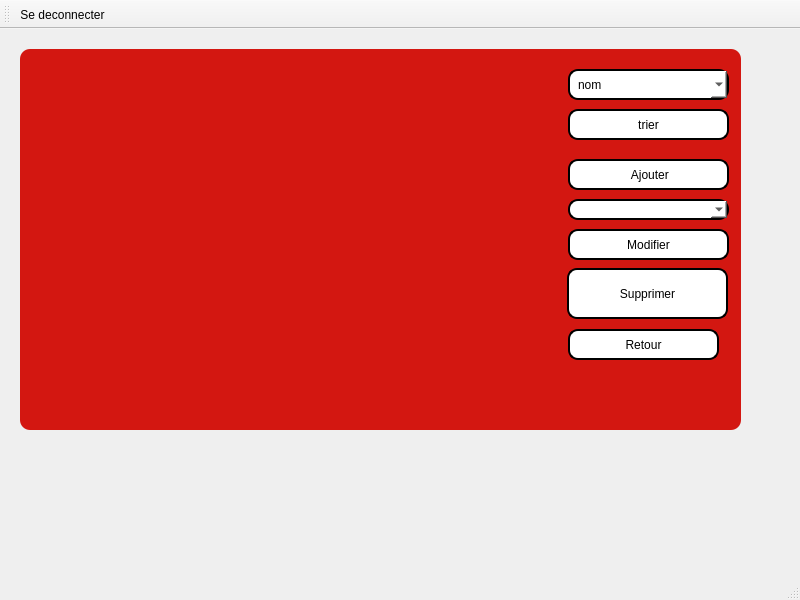
<?xml version="1.0" encoding="UTF-8"?>
<ui version="4.0">
 <class>gestion_mustpha</class>
 <widget class="QMainWindow" name="gestion_mustpha">
  <property name="geometry">
   <rect>
    <x>0</x>
    <y>0</y>
    <width>800</width>
    <height>600</height>
   </rect>
  </property>
  <property name="windowTitle">
   <string>MainWindow</string>
  </property>
  <property name="styleSheet">
   <string notr="true">background-image: url(:/res/img/bg.png);</string>
  </property>
  <widget class="QWidget" name="centralwidget">
   <widget class="QStackedWidget" name="stackedWidget">
    <property name="geometry">
     <rect>
      <x>20</x>
      <y>20</y>
      <width>721</width>
      <height>381</height>
     </rect>
    </property>
    <property name="styleSheet">
     <string notr="true">
font: 75 14pt &quot;MS Shell Dlg 2&quot;;
border-radius: 10px;
padding: 0 8px;

font: bold, &quot;Comic Sans MS&quot;;;
text-align:center;
background-color:rgb(197, 39, 39);
background-color: rgb(197, 16, 16);

background-color: rgb(211, 23, 17);</string>
    </property>
    <property name="currentIndex">
     <number>4</number>
    </property>
    <widget class="QWidget" name="page">
     <widget class="QPushButton" name="pushButton">
      <property name="geometry">
       <rect>
        <x>210</x>
        <y>90</y>
        <width>331</width>
        <height>81</height>
       </rect>
      </property>
      <property name="styleSheet">
       <string notr="true">border: 2px solid black;
font: 75 8pt &quot;MS Shell Dlg 2&quot;;
border-radius: 10px;
padding: 0 8px;
background:white;
font: bold, &quot;Comic Sans MS&quot;;;
text-align:center;</string>
      </property>
      <property name="text">
       <string>Gestion des Invités</string>
      </property>
     </widget>
     <widget class="QPushButton" name="pushButton_5">
      <property name="geometry">
       <rect>
        <x>210</x>
        <y>220</y>
        <width>331</width>
        <height>81</height>
       </rect>
      </property>
      <property name="styleSheet">
       <string notr="true">border: 2px solid black;
font: 75 8pt &quot;MS Shell Dlg 2&quot;;
border-radius: 10px;
padding: 0 8px;
background:white;
font: bold, &quot;Comic Sans MS&quot;;;
text-align:center;</string>
      </property>
      <property name="text">
       <string>Gestion des Programmes</string>
      </property>
     </widget>
    </widget>
    <widget class="QWidget" name="page_2">
     <widget class="QTableView" name="T_invite">
      <property name="geometry">
       <rect>
        <x>10</x>
        <y>10</y>
        <width>431</width>
        <height>311</height>
       </rect>
      </property>
      <property name="styleSheet">
       <string notr="true">
color: rgb(0, 0, 0);
font: 75 8pt &quot;MS Shell Dlg 2&quot;;
border-radius: 10px;
padding: 0 8px;
background:white;
font: bold, &quot;Comic Sans MS&quot;;;
text-align:center;</string>
      </property>
     </widget>
     <widget class="QPushButton" name="B_modifierinv">
      <property name="geometry">
       <rect>
        <x>540</x>
        <y>140</y>
        <width>151</width>
        <height>31</height>
       </rect>
      </property>
      <property name="styleSheet">
       <string notr="true">border: 2px solid black;
font: 75 8pt &quot;MS Shell Dlg 2&quot;;
border-radius: 10px;
padding: 0 8px;
background:white;
font: bold, &quot;Comic Sans MS&quot;;;
text-align:center;</string>
      </property>
      <property name="text">
       <string>Modifier</string>
      </property>
     </widget>
     <widget class="QPushButton" name="B_supprimerrinv">
      <property name="geometry">
       <rect>
        <x>540</x>
        <y>180</y>
        <width>151</width>
        <height>31</height>
       </rect>
      </property>
      <property name="styleSheet">
       <string notr="true">border: 2px solid black;
font: 75 8pt &quot;MS Shell Dlg 2&quot;;
border-radius: 10px;
padding: 0 8px;
background:white;
font: bold, &quot;Comic Sans MS&quot;;;
text-align:center;</string>
      </property>
      <property name="text">
       <string>Supprimer</string>
      </property>
     </widget>
     <widget class="QPushButton" name="B_Ajouterinv">
      <property name="geometry">
       <rect>
        <x>540</x>
        <y>70</y>
        <width>151</width>
        <height>31</height>
       </rect>
      </property>
      <property name="styleSheet">
       <string notr="true">border: 2px solid black;
font: 75 8pt &quot;MS Shell Dlg 2&quot;;
border-radius: 10px;
padding: 0 8px;
background:white;
font: bold, &quot;Comic Sans MS&quot;;;
text-align:center;</string>
      </property>
      <property name="text">
       <string> Ajouter</string>
      </property>
      <property name="icon">
       <iconset>
        <normaloff>:/ressources/image/add.png</normaloff>:/ressources/image/add.png</iconset>
      </property>
     </widget>
     <widget class="QComboBox" name="CB_idInv">
      <property name="geometry">
       <rect>
        <x>540</x>
        <y>110</y>
        <width>151</width>
        <height>21</height>
       </rect>
      </property>
      <property name="styleSheet">
       <string notr="true">border: 2px solid black;
font: 75 8pt &quot;MS Shell Dlg 2&quot;;
border-radius: 10px;
padding: 0 8px;
background:white;
font: bold, &quot;Comic Sans MS&quot;;;
text-align:center;</string>
      </property>
     </widget>
     <widget class="QComboBox" name="boxi">
      <property name="geometry">
       <rect>
        <x>440</x>
        <y>10</y>
        <width>111</width>
        <height>31</height>
       </rect>
      </property>
      <property name="styleSheet">
       <string notr="true">border: 2px solid black;
font: 75 8pt &quot;MS Shell Dlg 2&quot;;
border-radius: 10px;
padding: 0 8px;
background:white;
font: bold, &quot;Comic Sans MS&quot;;;
text-align:center;</string>
      </property>
      <item>
       <property name="text">
        <string>nom</string>
       </property>
      </item>
      <item>
       <property name="text">
        <string>prenom</string>
       </property>
      </item>
     </widget>
     <widget class="QLineEdit" name="lineEdit">
      <property name="geometry">
       <rect>
        <x>560</x>
        <y>10</y>
        <width>121</width>
        <height>31</height>
       </rect>
      </property>
      <property name="placeholderText">
       <string>rechercher</string>
      </property>
     </widget>
     <widget class="QPushButton" name="pushButton_2">
      <property name="geometry">
       <rect>
        <x>544</x>
        <y>222</y>
        <width>151</width>
        <height>31</height>
       </rect>
      </property>
      <property name="styleSheet">
       <string notr="true">border: 2px solid black;
font: 75 8pt &quot;MS Shell Dlg 2&quot;;
border-radius: 10px;
padding: 0 8px;
background:white;
font: bold, &quot;Comic Sans MS&quot;;;
text-align:center;</string>
      </property>
      <property name="text">
       <string>Pdf</string>
      </property>
     </widget>
     <widget class="QPushButton" name="B_retour">
      <property name="geometry">
       <rect>
        <x>540</x>
        <y>270</y>
        <width>151</width>
        <height>31</height>
       </rect>
      </property>
      <property name="styleSheet">
       <string notr="true">border: 2px solid black;
font: 75 8pt &quot;MS Shell Dlg 2&quot;;
border-radius: 10px;
padding: 0 8px;
background:white;
font: bold, &quot;Comic Sans MS&quot;;;
text-align:center;</string>
      </property>
      <property name="text">
       <string>Retour</string>
      </property>
     </widget>
    </widget>
    <widget class="QWidget" name="page_3">
     <widget class="QLabel" name="L_Nomin">
      <property name="geometry">
       <rect>
        <x>50</x>
        <y>90</y>
        <width>151</width>
        <height>31</height>
       </rect>
      </property>
      <property name="styleSheet">
       <string notr="true">backgroung:red;
</string>
      </property>
      <property name="text">
       <string>Nom :</string>
      </property>
     </widget>
     <widget class="QLabel" name="L_prenomin">
      <property name="geometry">
       <rect>
        <x>50</x>
        <y>160</y>
        <width>151</width>
        <height>31</height>
       </rect>
      </property>
      <property name="styleSheet">
       <string notr="true">backgroung:red;
</string>
      </property>
      <property name="text">
       <string>Prenom :</string>
      </property>
     </widget>
     <widget class="QLabel" name="L_adressein">
      <property name="geometry">
       <rect>
        <x>50</x>
        <y>220</y>
        <width>151</width>
        <height>31</height>
       </rect>
      </property>
      <property name="styleSheet">
       <string notr="true">backgroung:red;
</string>
      </property>
      <property name="text">
       <string>Adresse :</string>
      </property>
     </widget>
     <widget class="QLineEdit" name="LE_Anominv">
      <property name="geometry">
       <rect>
        <x>252</x>
        <y>100</y>
        <width>251</width>
        <height>21</height>
       </rect>
      </property>
      <property name="styleSheet">
       <string notr="true">border: 2px solid black;
color: rgb(0, 0, 0);
font: 75 8pt &quot;MS Shell Dlg 2&quot;;
border-radius: 10px;
padding: 0 8px;
background:white;
font: bold, &quot;Comic Sans MS&quot;;;
text-align:center;</string>
      </property>
      <property name="text">
       <string/>
      </property>
     </widget>
     <widget class="QLineEdit" name="LE_Prenominv">
      <property name="geometry">
       <rect>
        <x>250</x>
        <y>170</y>
        <width>251</width>
        <height>21</height>
       </rect>
      </property>
      <property name="styleSheet">
       <string notr="true">border: 2px solid black;
color: rgb(0, 0, 0);
font: 75 8pt &quot;MS Shell Dlg 2&quot;;
border-radius: 10px;
padding: 0 8px;
background:white;
font: bold, &quot;Comic Sans MS&quot;;;
text-align:center;</string>
      </property>
     </widget>
     <widget class="QLineEdit" name="LE_Adresseinv">
      <property name="geometry">
       <rect>
        <x>250</x>
        <y>230</y>
        <width>251</width>
        <height>21</height>
       </rect>
      </property>
      <property name="styleSheet">
       <string notr="true">border: 2px solid black;
color: rgb(0, 0, 0);
font: 75 8pt &quot;MS Shell Dlg 2&quot;;
border-radius: 10px;
padding: 0 8px;
background:white;
font: bold, &quot;Comic Sans MS&quot;;;
text-align:center;</string>
      </property>
     </widget>
     <widget class="QLabel" name="L_Nomin_2">
      <property name="geometry">
       <rect>
        <x>270</x>
        <y>20</y>
        <width>201</width>
        <height>21</height>
       </rect>
      </property>
      <property name="styleSheet">
       <string notr="true"/>
      </property>
      <property name="text">
       <string>AJOUTER INVITE</string>
      </property>
     </widget>
     <widget class="QPushButton" name="pushButton_3">
      <property name="geometry">
       <rect>
        <x>444</x>
        <y>312</y>
        <width>81</width>
        <height>31</height>
       </rect>
      </property>
      <property name="styleSheet">
       <string notr="true">border: 2px solid black;
font: 75 8pt &quot;MS Shell Dlg 2&quot;;
border-radius: 10px;
padding: 0 8px;
background:white;
font: bold, &quot;Comic Sans MS&quot;;;
text-align:center;</string>
      </property>
      <property name="text">
       <string>Confirmer</string>
      </property>
     </widget>
     <widget class="QPushButton" name="pushButton_4">
      <property name="geometry">
       <rect>
        <x>200</x>
        <y>310</y>
        <width>81</width>
        <height>31</height>
       </rect>
      </property>
      <property name="styleSheet">
       <string notr="true">border: 2px solid black;
font: 75 8pt &quot;MS Shell Dlg 2&quot;;
border-radius: 10px;
padding: 0 8px;
background:white;
font: bold, &quot;Comic Sans MS&quot;;;
text-align:center;</string>
      </property>
      <property name="text">
       <string>Annuler</string>
      </property>
     </widget>
    </widget>
    <widget class="QWidget" name="page_4">
     <widget class="QLabel" name="L_Nomin_5">
      <property name="geometry">
       <rect>
        <x>280</x>
        <y>20</y>
        <width>241</width>
        <height>31</height>
       </rect>
      </property>
      <property name="styleSheet">
       <string notr="true">backgroung:red;
</string>
      </property>
      <property name="text">
       <string>MODIFIER  INVITE</string>
      </property>
     </widget>
     <widget class="QLineEdit" name="LE_MPrenominv">
      <property name="geometry">
       <rect>
        <x>280</x>
        <y>180</y>
        <width>251</width>
        <height>21</height>
       </rect>
      </property>
      <property name="styleSheet">
       <string notr="true">border: 2px solid black;
color: rgb(0, 0, 0);
font: 75 8pt &quot;MS Shell Dlg 2&quot;;
border-radius: 10px;
padding: 0 8px;
background:white;
font: bold, &quot;Comic Sans MS&quot;;;
text-align:center;</string>
      </property>
     </widget>
     <widget class="QLineEdit" name="LE_MAdresseinv">
      <property name="geometry">
       <rect>
        <x>280</x>
        <y>240</y>
        <width>251</width>
        <height>21</height>
       </rect>
      </property>
      <property name="styleSheet">
       <string notr="true">border: 2px solid black;
color: rgb(0, 0, 0);
font: 75 8pt &quot;MS Shell Dlg 2&quot;;
border-radius: 10px;
padding: 0 8px;
background:white;
font: bold, &quot;Comic Sans MS&quot;;;
text-align:center;</string>
      </property>
     </widget>
     <widget class="QLabel" name="L_MNomin">
      <property name="geometry">
       <rect>
        <x>80</x>
        <y>100</y>
        <width>151</width>
        <height>31</height>
       </rect>
      </property>
      <property name="styleSheet">
       <string notr="true">backgroung:red;
</string>
      </property>
      <property name="text">
       <string>Nom :</string>
      </property>
     </widget>
     <widget class="QLineEdit" name="LE_Mnominv">
      <property name="geometry">
       <rect>
        <x>282</x>
        <y>110</y>
        <width>251</width>
        <height>21</height>
       </rect>
      </property>
      <property name="styleSheet">
       <string notr="true">border: 2px solid black;
color: rgb(0, 0, 0);
font: 75 8pt &quot;MS Shell Dlg 2&quot;;
border-radius: 10px;
padding: 0 8px;
background:white;
font: bold, &quot;Comic Sans MS&quot;;;
text-align:center;</string>
      </property>
     </widget>
     <widget class="QLabel" name="L_Mprenomin">
      <property name="geometry">
       <rect>
        <x>80</x>
        <y>170</y>
        <width>151</width>
        <height>31</height>
       </rect>
      </property>
      <property name="styleSheet">
       <string notr="true">backgroung:red;
</string>
      </property>
      <property name="text">
       <string>Prenom :</string>
      </property>
     </widget>
     <widget class="QLabel" name="L_Madressein">
      <property name="geometry">
       <rect>
        <x>80</x>
        <y>230</y>
        <width>151</width>
        <height>31</height>
       </rect>
      </property>
      <property name="styleSheet">
       <string notr="true">backgroung:red;
</string>
      </property>
      <property name="text">
       <string>Adresse :</string>
      </property>
     </widget>
     <widget class="QPushButton" name="confirmermodif">
      <property name="geometry">
       <rect>
        <x>470</x>
        <y>320</y>
        <width>81</width>
        <height>31</height>
       </rect>
      </property>
      <property name="styleSheet">
       <string notr="true">border: 2px solid black;
font: 75 8pt &quot;MS Shell Dlg 2&quot;;
border-radius: 10px;
padding: 0 8px;
background:white;
font: bold, &quot;Comic Sans MS&quot;;;
text-align:center;
</string>
      </property>
      <property name="text">
       <string>Confirmer</string>
      </property>
     </widget>
     <widget class="QPushButton" name="annulermodif">
      <property name="geometry">
       <rect>
        <x>240</x>
        <y>320</y>
        <width>81</width>
        <height>31</height>
       </rect>
      </property>
      <property name="styleSheet">
       <string notr="true">border: 2px solid black;
font: 75 8pt &quot;MS Shell Dlg 2&quot;;
border-radius: 10px;
padding: 0 8px;
background:white;
font: bold, &quot;Comic Sans MS&quot;;;
text-align:center;</string>
      </property>
      <property name="text">
       <string>Annuler</string>
      </property>
     </widget>
    </widget>
    <widget class="QWidget" name="page_10">
     <widget class="QPushButton" name="B_modifierprog">
      <property name="geometry">
       <rect>
        <x>540</x>
        <y>180</y>
        <width>161</width>
        <height>31</height>
       </rect>
      </property>
      <property name="styleSheet">
       <string notr="true">border: 2px solid black;
font: 75 8pt &quot;MS Shell Dlg 2&quot;;
border-radius: 10px;
padding: 0 8px;
background:white;
font: bold, &quot;Comic Sans MS&quot;;;
text-align:center;</string>
      </property>
      <property name="text">
       <string>Modifier</string>
      </property>
     </widget>
     <widget class="QTableView" name="T_progrmme">
      <property name="geometry">
       <rect>
        <x>39</x>
        <y>39</y>
        <width>431</width>
        <height>311</height>
       </rect>
      </property>
     </widget>
     <widget class="QPushButton" name="B_supprimerprog">
      <property name="geometry">
       <rect>
        <x>539</x>
        <y>219</y>
        <width>161</width>
        <height>51</height>
       </rect>
      </property>
      <property name="styleSheet">
       <string notr="true">border: 2px solid black;
font: 75 8pt &quot;MS Shell Dlg 2&quot;;
border-radius: 10px;
padding: 0 8px;
background:white;
font: bold, &quot;Comic Sans MS&quot;;;
text-align:center;</string>
      </property>
      <property name="text">
       <string>Supprimer</string>
      </property>
     </widget>
     <widget class="QPushButton" name="B_Ajouterprog">
      <property name="geometry">
       <rect>
        <x>540</x>
        <y>110</y>
        <width>161</width>
        <height>31</height>
       </rect>
      </property>
      <property name="styleSheet">
       <string notr="true">border: 2px solid black;
font: 75 8pt &quot;MS Shell Dlg 2&quot;;
border-radius: 10px;
padding: 0 8px;
background:white;
font: bold, &quot;Comic Sans MS&quot;;;
text-align:center;</string>
      </property>
      <property name="text">
       <string> Ajouter</string>
      </property>
      <property name="icon">
       <iconset>
        <normaloff>:/ressources/image/add.png</normaloff>:/ressources/image/add.png</iconset>
      </property>
     </widget>
     <widget class="QComboBox" name="CB_idprog">
      <property name="geometry">
       <rect>
        <x>540</x>
        <y>150</y>
        <width>161</width>
        <height>21</height>
       </rect>
      </property>
      <property name="styleSheet">
       <string notr="true">border: 2px solid black;
font: 75 8pt &quot;MS Shell Dlg 2&quot;;
border-radius: 10px;
padding: 0 8px;
background:white;
font: bold, &quot;Comic Sans MS&quot;;;
text-align:center;</string>
      </property>
     </widget>
     <widget class="QPushButton" name="trier">
      <property name="geometry">
       <rect>
        <x>540</x>
        <y>60</y>
        <width>161</width>
        <height>31</height>
       </rect>
      </property>
      <property name="styleSheet">
       <string notr="true">border: 2px solid black;
font: 75 8pt &quot;MS Shell Dlg 2&quot;;
border-radius: 10px;
padding: 0 8px;
background:white;
font: bold, &quot;Comic Sans MS&quot;;;
text-align:center;</string>
      </property>
      <property name="text">
       <string>trier</string>
      </property>
      <property name="icon">
       <iconset>
        <normaloff>:/ressources/image/add.png</normaloff>:/ressources/image/add.png</iconset>
      </property>
     </widget>
     <widget class="QComboBox" name="boxp">
      <property name="geometry">
       <rect>
        <x>540</x>
        <y>20</y>
        <width>161</width>
        <height>31</height>
       </rect>
      </property>
      <property name="styleSheet">
       <string notr="true">border: 2px solid black;
font: 75 8pt &quot;MS Shell Dlg 2&quot;;
border-radius: 10px;
padding: 0 8px;
background:white;
font: bold, &quot;Comic Sans MS&quot;;;
text-align:center;</string>
      </property>
      <item>
       <property name="text">
        <string>nom</string>
       </property>
      </item>
      <item>
       <property name="text">
        <string>lieuprog</string>
       </property>
      </item>
     </widget>
     <widget class="QPushButton" name="B_retour_2">
      <property name="geometry">
       <rect>
        <x>540</x>
        <y>280</y>
        <width>151</width>
        <height>31</height>
       </rect>
      </property>
      <property name="styleSheet">
       <string notr="true">border: 2px solid black;
font: 75 8pt &quot;MS Shell Dlg 2&quot;;
border-radius: 10px;
padding: 0 8px;
background:white;
font: bold, &quot;Comic Sans MS&quot;;;
text-align:center;</string>
      </property>
      <property name="text">
       <string>Retour</string>
      </property>
     </widget>
    </widget>
    <widget class="QWidget" name="page_8">
     <widget class="QPushButton" name="annulerajoutprog">
      <property name="geometry">
       <rect>
        <x>220</x>
        <y>320</y>
        <width>81</width>
        <height>31</height>
       </rect>
      </property>
      <property name="text">
       <string>Annuler</string>
      </property>
     </widget>
     <widget class="QLineEdit" name="LE_Adresseprog">
      <property name="geometry">
       <rect>
        <x>270</x>
        <y>230</y>
        <width>251</width>
        <height>21</height>
       </rect>
      </property>
      <property name="styleSheet">
       <string notr="true">border: 2px solid black;
color: rgb(0, 0, 0);
font: 75 8pt &quot;MS Shell Dlg 2&quot;;
border-radius: 10px;
padding: 0 8px;
background:white;
font: bold, &quot;Comic Sans MS&quot;;;
text-align:center;</string>
      </property>
     </widget>
     <widget class="QLabel" name="L_Nomin_6">
      <property name="geometry">
       <rect>
        <x>290</x>
        <y>30</y>
        <width>261</width>
        <height>21</height>
       </rect>
      </property>
      <property name="styleSheet">
       <string notr="true">backgroung:red;
</string>
      </property>
      <property name="text">
       <string>AJOUTER PROGRAMME</string>
      </property>
     </widget>
     <widget class="QPushButton" name="confirmeajoutprog">
      <property name="geometry">
       <rect>
        <x>464</x>
        <y>322</y>
        <width>81</width>
        <height>31</height>
       </rect>
      </property>
      <property name="text">
       <string>Confirmer</string>
      </property>
     </widget>
     <widget class="QLabel" name="L_Nomprog">
      <property name="geometry">
       <rect>
        <x>20</x>
        <y>100</y>
        <width>161</width>
        <height>31</height>
       </rect>
      </property>
      <property name="styleSheet">
       <string notr="true">backgroung:red;
</string>
      </property>
      <property name="text">
       <string>Nom  :</string>
      </property>
     </widget>
     <widget class="QLineEdit" name="LE_Anomprog">
      <property name="geometry">
       <rect>
        <x>272</x>
        <y>110</y>
        <width>251</width>
        <height>21</height>
       </rect>
      </property>
      <property name="styleSheet">
       <string notr="true">border: 2px solid black;
color: rgb(0, 0, 0);
font: 75 8pt &quot;MS Shell Dlg 2&quot;;
border-radius: 10px;
padding: 0 8px;
background:white;
font: bold, &quot;Comic Sans MS&quot;;;
text-align:center;</string>
      </property>
     </widget>
     <widget class="QLabel" name="L_Aprenomprog">
      <property name="geometry">
       <rect>
        <x>20</x>
        <y>160</y>
        <width>201</width>
        <height>41</height>
       </rect>
      </property>
      <property name="styleSheet">
       <string notr="true">backgroung:red;
</string>
      </property>
      <property name="text">
       <string>Date Programme :</string>
      </property>
     </widget>
     <widget class="QLabel" name="L_Aadresseprog">
      <property name="geometry">
       <rect>
        <x>20</x>
        <y>220</y>
        <width>201</width>
        <height>41</height>
       </rect>
      </property>
      <property name="styleSheet">
       <string notr="true">backgroung:red;
</string>
      </property>
      <property name="text">
       <string>Lieu Programme :</string>
      </property>
     </widget>
     <widget class="QDateEdit" name="date_prog">
      <property name="geometry">
       <rect>
        <x>270</x>
        <y>170</y>
        <width>251</width>
        <height>31</height>
       </rect>
      </property>
      <property name="styleSheet">
       <string notr="true">border: 2px solid black;
color: rgb(0, 0, 0);
font: 75 8pt &quot;MS Shell Dlg 2&quot;;
border-radius: 10px;
padding: 0 8px;
background:white;
font: bold, &quot;Comic Sans MS&quot;;;
text-align:center;</string>
      </property>
     </widget>
    </widget>
    <widget class="QWidget" name="page_9">
     <widget class="QLabel" name="L_Nomprog_2">
      <property name="geometry">
       <rect>
        <x>30</x>
        <y>100</y>
        <width>161</width>
        <height>31</height>
       </rect>
      </property>
      <property name="styleSheet">
       <string notr="true">backgroung:red;
</string>
      </property>
      <property name="text">
       <string>Nom  :</string>
      </property>
     </widget>
     <widget class="QLineEdit" name="LE_Mnomprog">
      <property name="geometry">
       <rect>
        <x>282</x>
        <y>110</y>
        <width>251</width>
        <height>21</height>
       </rect>
      </property>
      <property name="styleSheet">
       <string notr="true">border: 2px solid black;
color: rgb(0, 0, 0);
font: 75 8pt &quot;MS Shell Dlg 2&quot;;
border-radius: 10px;
padding: 0 8px;
background:white;
font: bold, &quot;Comic Sans MS&quot;;;
text-align:center;</string>
      </property>
      <property name="text">
       <string> fdgvdfvdfvdfvdf</string>
      </property>
     </widget>
     <widget class="QLabel" name="L_Nomin_7">
      <property name="geometry">
       <rect>
        <x>260</x>
        <y>30</y>
        <width>291</width>
        <height>51</height>
       </rect>
      </property>
      <property name="styleSheet">
       <string notr="true">backgroung:red;
</string>
      </property>
      <property name="text">
       <string>Modifier PROGRAMME</string>
      </property>
     </widget>
     <widget class="QLineEdit" name="LE_Mdresseprog">
      <property name="geometry">
       <rect>
        <x>280</x>
        <y>230</y>
        <width>251</width>
        <height>21</height>
       </rect>
      </property>
      <property name="styleSheet">
       <string notr="true">border: 2px solid black;
font: 75 8pt &quot;MS Shell Dlg 2&quot;;
border-radius: 10px;
padding: 0 8px;
background:white;
font: bold, &quot;Comic Sans MS&quot;;;
text-align:center;</string>
      </property>
     </widget>
     <widget class="QLabel" name="L_Aprenomprog_2">
      <property name="geometry">
       <rect>
        <x>30</x>
        <y>160</y>
        <width>201</width>
        <height>41</height>
       </rect>
      </property>
      <property name="styleSheet">
       <string notr="true">backgroung:red;
</string>
      </property>
      <property name="text">
       <string>Date Programme :</string>
      </property>
     </widget>
     <widget class="QDateEdit" name="Mdate_prog">
      <property name="geometry">
       <rect>
        <x>280</x>
        <y>170</y>
        <width>251</width>
        <height>31</height>
       </rect>
      </property>
      <property name="styleSheet">
       <string notr="true">border: 2px solid black;
font: 75 8pt &quot;MS Shell Dlg 2&quot;;
border-radius: 10px;
padding: 0 8px;
background:white;
font: bold, &quot;Comic Sans MS&quot;;;
text-align:center;</string>
      </property>
     </widget>
     <widget class="QPushButton" name="annulermodifprog">
      <property name="geometry">
       <rect>
        <x>230</x>
        <y>320</y>
        <width>81</width>
        <height>31</height>
       </rect>
      </property>
      <property name="styleSheet">
       <string notr="true">border: 2px solid black;
font: 75 8pt &quot;MS Shell Dlg 2&quot;;
border-radius: 10px;
padding: 0 8px;
background:white;
font: bold, &quot;Comic Sans MS&quot;;;
text-align:center;</string>
      </property>
      <property name="text">
       <string>Annuler</string>
      </property>
     </widget>
     <widget class="QPushButton" name="confirmemodifprog">
      <property name="geometry">
       <rect>
        <x>474</x>
        <y>322</y>
        <width>81</width>
        <height>31</height>
       </rect>
      </property>
      <property name="styleSheet">
       <string notr="true">border: 2px solid black;
font: 75 8pt &quot;MS Shell Dlg 2&quot;;
border-radius: 10px;
padding: 0 8px;
background:white;
font: bold, &quot;Comic Sans MS&quot;;;
text-align:center;</string>
      </property>
      <property name="text">
       <string>Confirmer</string>
      </property>
     </widget>
     <widget class="QLabel" name="L_Aadresseprog_2">
      <property name="geometry">
       <rect>
        <x>30</x>
        <y>220</y>
        <width>201</width>
        <height>41</height>
       </rect>
      </property>
      <property name="styleSheet">
       <string notr="true">backgroung:red;
</string>
      </property>
      <property name="text">
       <string>Lieu Programme :</string>
      </property>
     </widget>
    </widget>
   </widget>
  </widget>
  <widget class="QMenuBar" name="menubar">
   <property name="geometry">
    <rect>
     <x>0</x>
     <y>0</y>
     <width>800</width>
     <height>22</height>
    </rect>
   </property>
  </widget>
  <widget class="QStatusBar" name="statusbar"/>
  <widget class="QToolBar" name="toolBar">
   <property name="windowTitle">
    <string>toolBar</string>
   </property>
   <attribute name="toolBarArea">
    <enum>TopToolBarArea</enum>
   </attribute>
   <attribute name="toolBarBreak">
    <bool>false</bool>
   </attribute>
   <addaction name="actiondeconnecter"/>
  </widget>
  <action name="actiondeconnecter">
   <property name="icon">
    <iconset>
     <normaloff>img/Windows-Log-Off-icon.png</normaloff>
     <normalon>:/res/img/Windows-Log-Off-icon.png</normalon>img/Windows-Log-Off-icon.png</iconset>
   </property>
   <property name="text">
    <string>Se deconnecter</string>
   </property>
   <property name="toolTip">
    <string>deconnecter</string>
   </property>
   <property name="shortcut">
    <string>Ctrl+O</string>
   </property>
  </action>
 </widget>
 <resources/>
 <connections/>
</ui>
